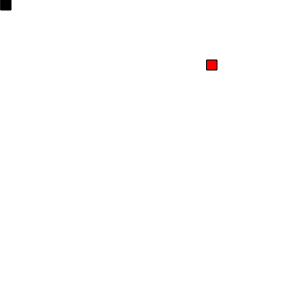
Frame 1 (no input)
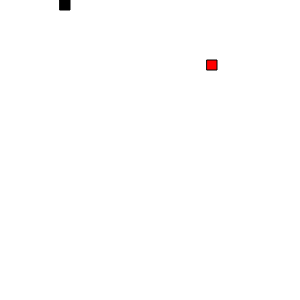
Frame 60 (no input)
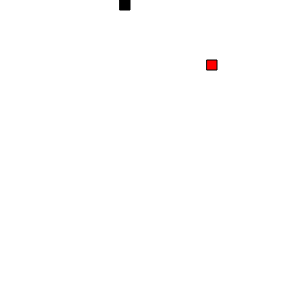
Frame 120 (the mouse pressed at the canvas centre since frame 60)

The p5.js sketch that drew these frames (run headless with seeded random() and noise() and a simulated clock; from frame 60 on, the mouse is pressed at the canvas centre):

// p5.js sketch
// ── sketch.js
var s;
var food;

function setup() {
  createCanvas(width=300, height=300);
  s= new Snake();
  food=  new Food();
}

function draw() {
  background(255);
  s.update();
  s.show();
  food.show();



  if(food.checksSnakeLocation(s)<10){
    food = new Food();
    // s.push(new Snake());
    print(s.length);
  }

}

function keyPressed(){
  if(keyCode==UP_ARROW){
    s.xSpeed=0;
    s.ySpeed=-1;
  } else if(keyCode==DOWN_ARROW){
    s.xSpeed=0;
    s.ySpeed=1;
  }else if(keyCode==LEFT_ARROW){
    s.xSpeed=-1;
    s.ySpeed=0;
  }else if(keyCode==RIGHT_ARROW){
    s.xSpeed=1;
    s.ySpeed=0;
  }

}

// ── food.js
function Food(){
  this.x= Math.floor(random(0,290));
  this.y= Math.floor(random(0,290));

  this.show= function (){
    fill(255,0,0);
    rect(this.x, this.y, 10, 10);
  }
  this.checksSnakeLocation =function (other){
    let d= dist(this.x, this.y, other.x, other.y);
    return d;
  }
}

// ── snake.js

function Snake() {
  this.x = 0;
  this.y = 0;
  this.xSpeed = 1;
  this.ySpeed = 0;

  this.update= function (){
    this.x = this.x + this.xSpeed;
    this.y = this.y + this.ySpeed;

    this.x = constrain(this.x, 0 ,290);
    // print(this.x);
    this.y = constrain(this.y, 0 ,290);
  }

  this.show= function (){
    fill(0);
    rect(this.x, this.y, 10,10);
  }

}
